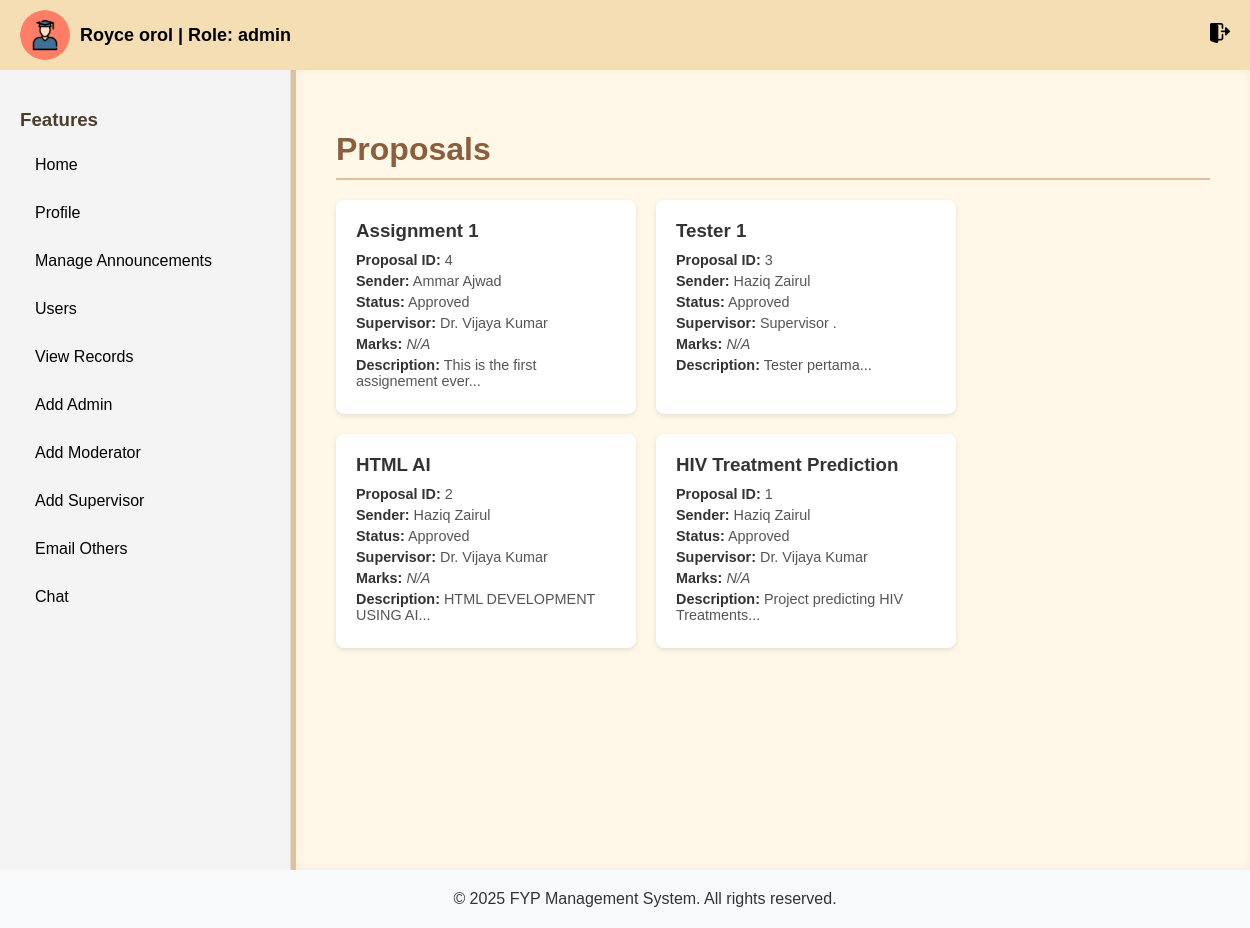
The page /moderator/view_proposals.php (signed in) on the database as committed earlier.
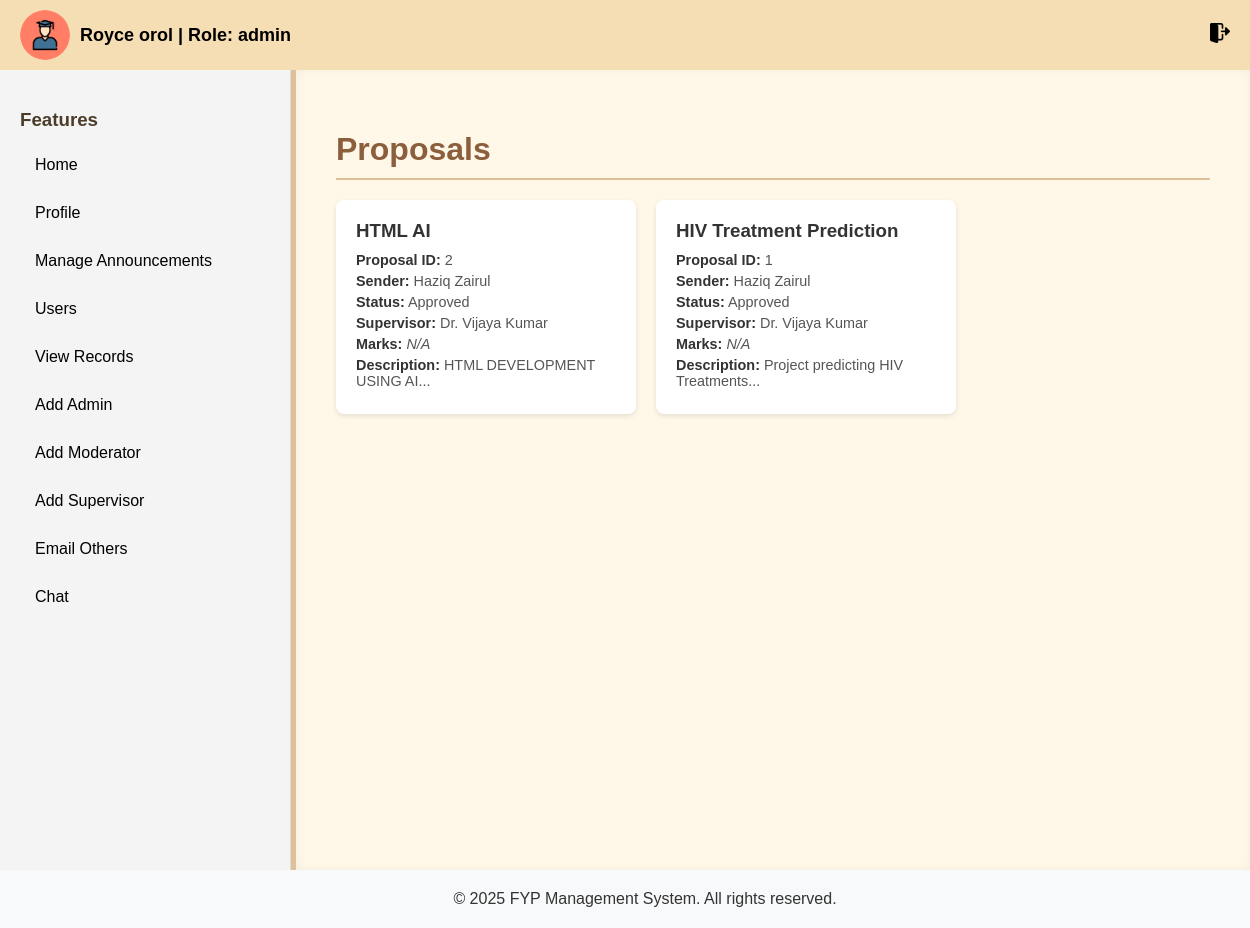
The same page on the database as committed later.
### tables this page shows
CREATE TABLE `proposal` (
  `proposal_id` int(11) NOT NULL,
  `sender_id` int(11) NOT NULL,
  `title` varchar(255) NOT NULL,
  `description` text NOT NULL,
  `status` enum('pending','approved','rejected') DEFAULT 'pending',
  `created_at` timestamp NOT NULL DEFAULT current_timestamp(),
  `updated_at` timestamp NOT NULL DEFAULT current_timestamp() ON UPDATE current_timestamp(),
  `assigned_sv` int(11) DEFAULT 0,
  `marks` int(3) DEFAULT NULL
);

CREATE TABLE `users` (
  `id` int(11) NOT NULL,
  `first_name` varchar(255) NOT NULL,
  `last_name` varchar(255) NOT NULL,
  `email` varchar(255) NOT NULL,
  `student_id` varchar(255) NOT NULL,
  `password` varchar(255) NOT NULL,
  `role` enum('student','moderator','admin','supervisor') NOT NULL DEFAULT 'student',
  `created_at` timestamp NOT NULL DEFAULT current_timestamp(),
  `status` enum('active','suspended') DEFAULT 'active'
);

### moderator/view_proposals.php (the view, shortened to what this page needs)
<?php
include '../db_connection.php';
$query = "SELECT
            p.proposal_id,
            u1.first_name AS sender_first_name,
            u1.last_name AS sender_last_name,
            p.title,
            p.description,
            p.status,
            u2.first_name AS sv_first_name,
            u2.last_name AS sv_last_name,
            p.marks
          FROM proposal p
          JOIN users u1 ON p.sender_id = u1.id
          LEFT JOIN users u2 ON p.assigned_sv = u2.id
          ORDER BY p.proposal_id DESC";
$result = $conn->query($query);
$proposals = [];
if ($result->num_rows > 0) {
    while ($row = $result->fetch_assoc()) {
        $proposals[] = $row;
    }
}
?>
<!DOCTYPE html>
<html lang="en">
<head>
    <link rel="stylesheet" href="../css/dashboard.css">
    <link rel="stylesheet" href="../css/header.css">
</head>
<body>
    <?php include '../includes/header.php'; ?>
    <div class="dashboard-container">
        <?php include '../includes/sidebar.php'; ?>
        <div class="dashboard-main">
            <h1>Proposals</h1>
            <div class="proposals-container">
                <?php if (!empty($proposals)): ?>
                    <?php foreach ($proposals as $proposal): ?>
                        <div class="proposal-tile">
                            <h3><?php echo htmlspecialchars($proposal['title']); ?></h3>
                            <p><strong>Proposal ID:</strong> <?php echo htmlspecialchars($proposal['proposal_id']); ?></p>
                            <p><strong>Sender:</strong> <?php echo htmlspecialchars($proposal['sender_first_name']) . ' ' . htmlspecialchars($proposal['sender_last_name']); ?></p>
                            <p><strong>Status:</strong> <?php echo ucfirst(htmlspecialchars($proposal['status'])); ?></p>
                            <p><strong>Supervisor:</strong> <?php
                                echo $proposal['sv_first_name'] && $proposal['sv_last_name']
                                    ? htmlspecialchars($proposal['sv_first_name']) . ' ' . htmlspecialchars($proposal['sv_last_name'])
                                    : '<em>Not Assigned</em>';
                            ?></p>
                            <p><strong>Marks:</strong> <?php echo $proposal['marks'] !== null ? htmlspecialchars($proposal['marks']) : '<em>N/A</em>'; ?></p>
                            <p><strong>Description:</strong> <?php echo htmlspecialchars(substr($proposal['description'], 0, 100)) . '...'; ?></p>
                        </div>
                    <?php endforeach; ?>
                <?php else: ?>
                    <p>No proposals available.</p>
                <?php endif; ?>
            </div>
        </div>
    </div>
    <?php include '../footer.php'; ?>
</body>
</html>

Rows that differ between the two databases and show on the page:
removed proposal: title "Assignment 1", proposal_id "4", sender.first_name "Ammar", sender.last_name "Ajwad", status "Approved", users.first_name "Dr. Vijaya", users.last_name "Kumar", shows "N/A", description "This is the first assignement ever"
removed proposal: title "Tester 1", proposal_id "3", sender.first_name "Haziq", sender.last_name "Zairul", status "Approved", users.first_name "Supervisor", users.last_name ".", shows "N/A", description "Tester pertama"
